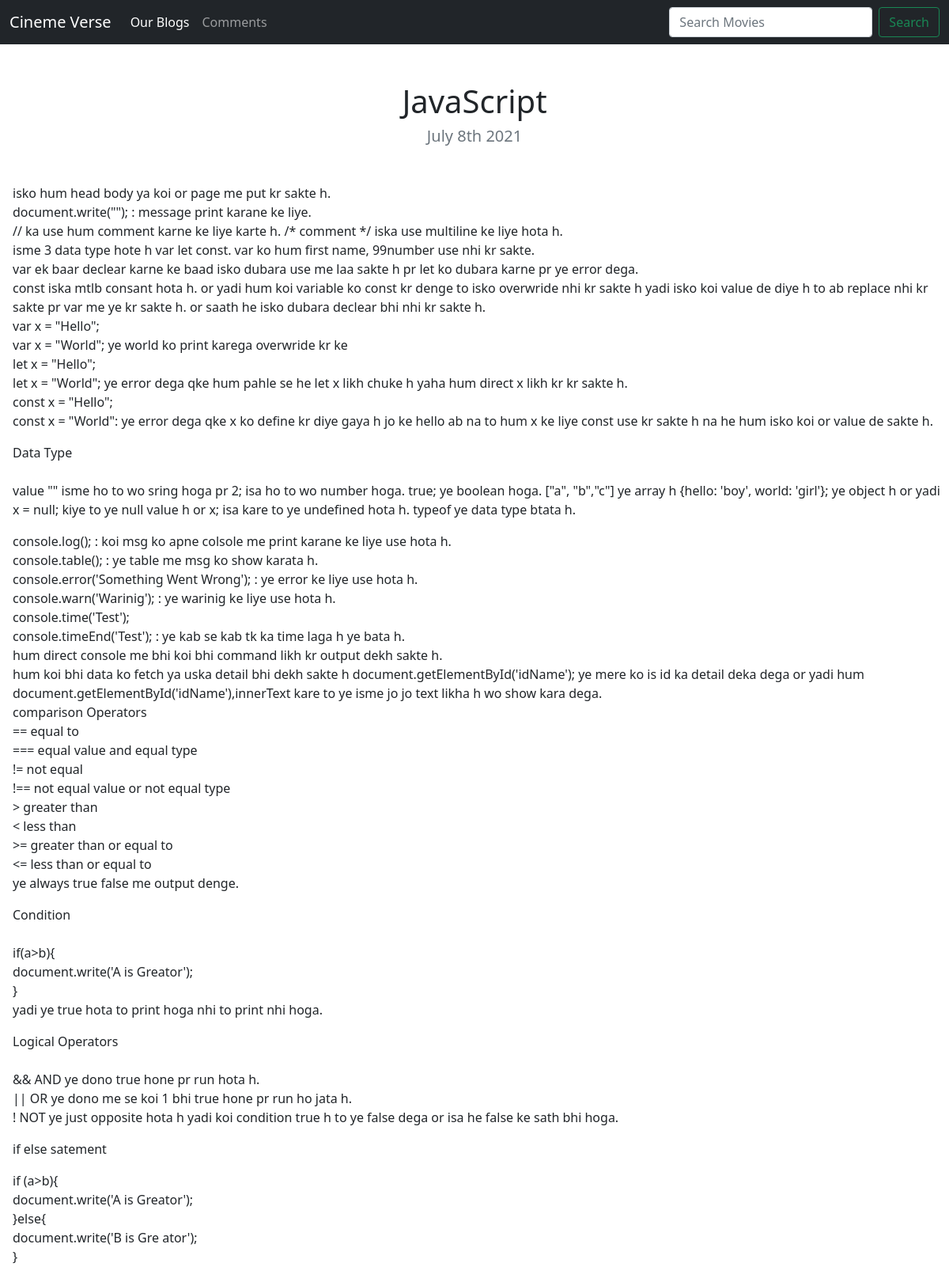
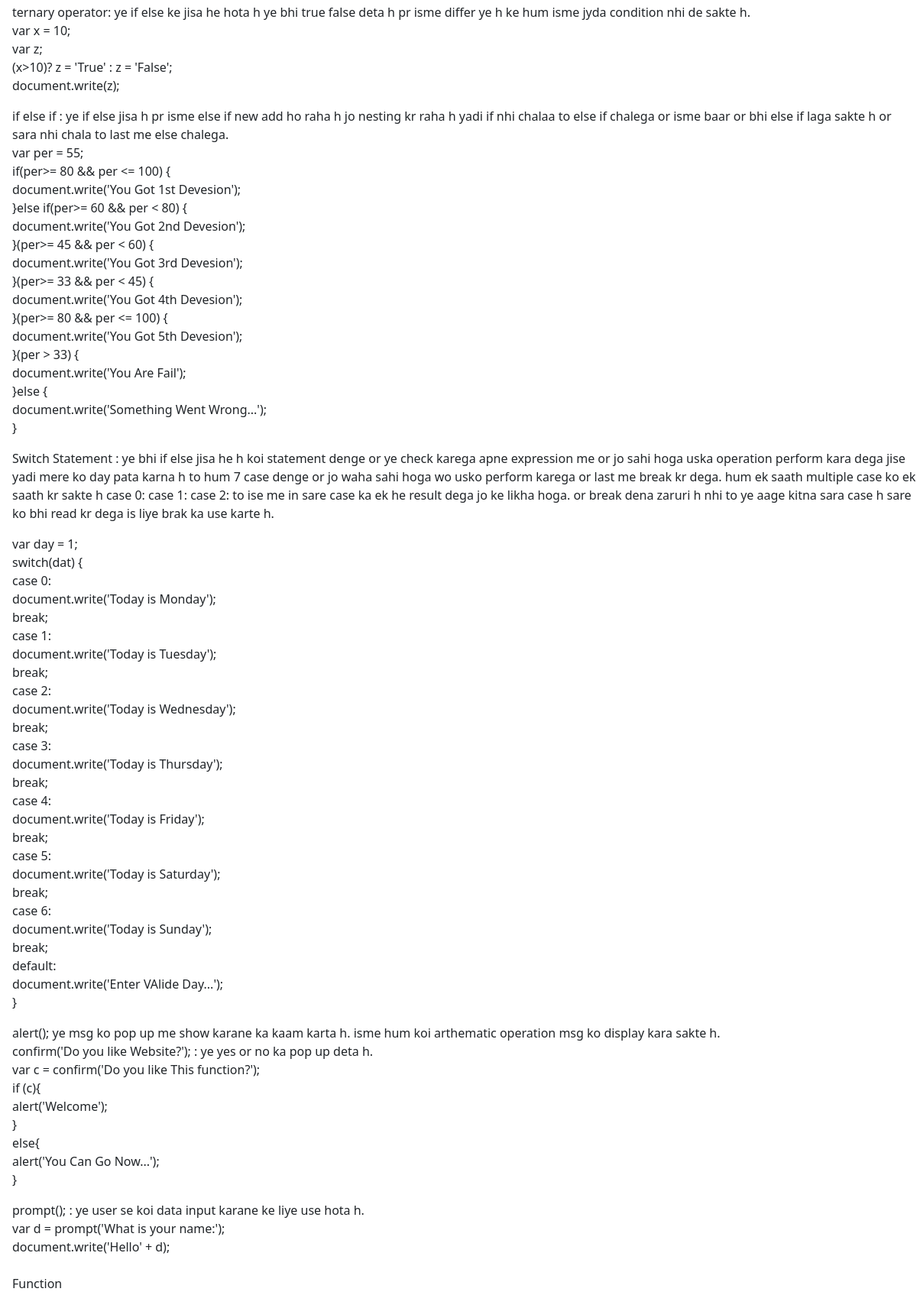
The app's page /blog/4/ (upper part) with its own data (2 pictures, top to bottom).
### blog/models.py (models this page shows, shortened)
class Blog(models.Model):
	title = models.CharField(max_length = 300)
	description = models.TextField()
	image = models.ImageField(upload_to = 'homeBlog/images', blank = True)
	url = models.URLField(blank = True)
	date = models.DateField()

### blog/views.py (the view)
# urls.py: path('<int:blogId>/',views.detail, name = 'detail')
def detail(request, blogId):
	blog = get_object_or_404(Blog, pk = blogId)
	return render(request, 'blog/detail.html', {'blog': blog})

### blog/templates/blog/detail.html (shortened to what this page needs)
{% extends 'homeBlog/basic.html' %}
	{% block content %}
<body>
	<h1 class = "text-center mt-5">{{ blog.title }}</h1>
	<h5 class = "text-center text-muted mb-5">{{blog.date|date:'F jS Y'}}</h5>
	<div class="text-wrap" style="padding-left: 1em;"><p>{{blog.description|linebreaks}}</p></div>
	{% endblock %}

### records on screen
Blog: title "JavaScript", date "July 8th 2021", description "isko hum head body ya koi or page me put kr sakte h. document.write(\"\"); : message print karane ke liye. // ka use hum comment karne ke liye karte h. /* comment */ iska use multiline ke liye hota h. isme 3 data type hote h var let const. var ko hum first name, 99number use nhi kr sakte. var ek baar declear karne ke baad isko dubara use me laa sakte h pr let ko dubara karne pr ye error dega. const iska mtlb consant hota h. or yadi hum koi variable ko const kr denge to isko overwride nhi kr sakte h yadi isko koi value de diye h to ab replace nhi kr sakte pr var me ye kr sakte h. or saath he isko dubara declear bhi nhi kr sakte h. var x = \"Hello\"; var x = \"World\"; ye world ko print karega…"
